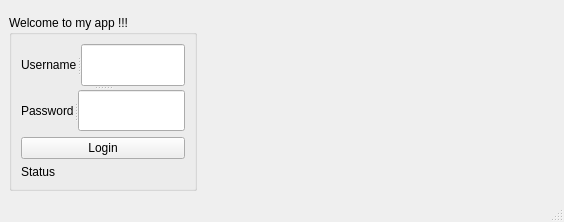
<?xml version="1.0" encoding="UTF-8"?>
<ui version="4.0">
 <class>login</class>
 <widget class="QMainWindow" name="login">
  <property name="geometry">
   <rect>
    <x>0</x>
    <y>0</y>
    <width>564</width>
    <height>222</height>
   </rect>
  </property>
  <property name="windowTitle">
   <string>login</string>
  </property>
  <widget class="QWidget" name="centralwidget">
   <layout class="QFormLayout" name="formLayout">
    <item row="0" column="0">
     <layout class="QVBoxLayout" name="verticalLayout"/>
    </item>
    <item row="0" column="1">
     <layout class="QGridLayout" name="gridLayout_2"/>
    </item>
    <item row="1" column="0">
     <widget class="QGroupBox" name="groupBox">
      <property name="title">
       <string>Welcome to my app !!!</string>
      </property>
      <layout class="QGridLayout" name="gridLayout">
       <item row="1" column="1">
        <widget class="QPushButton" name="pushButton_login">
         <property name="text">
          <string>Login</string>
         </property>
        </widget>
       </item>
       <item row="0" column="1">
        <widget class="QSplitter" name="splitter_3">
         <property name="orientation">
          <enum>Qt::Vertical</enum>
         </property>
         <widget class="QSplitter" name="splitter">
          <property name="orientation">
           <enum>Qt::Horizontal</enum>
          </property>
          <widget class="QLabel" name="label_username">
           <property name="text">
            <string>Username</string>
           </property>
          </widget>
          <widget class="QLineEdit" name="lineEdit_username"/>
         </widget>
         <widget class="QSplitter" name="splitter_2">
          <property name="orientation">
           <enum>Qt::Horizontal</enum>
          </property>
          <widget class="QLabel" name="label_password">
           <property name="text">
            <string>Password</string>
           </property>
          </widget>
          <widget class="QLineEdit" name="lineEdit_password">
           <property name="echoMode">
            <enum>QLineEdit::Password</enum>
           </property>
          </widget>
         </widget>
        </widget>
       </item>
       <item row="3" column="1">
        <widget class="QLabel" name="label_status_login_display">
         <property name="text">
          <string>Status</string>
         </property>
        </widget>
       </item>
      </layout>
     </widget>
    </item>
    <item row="1" column="1">
     <widget class="QLabel" name="label_icon_smarthome">
      <property name="text">
       <string/>
      </property>
     </widget>
    </item>
   </layout>
  </widget>
  <widget class="QMenuBar" name="menubar">
   <property name="geometry">
    <rect>
     <x>0</x>
     <y>0</y>
     <width>564</width>
     <height>22</height>
    </rect>
   </property>
  </widget>
  <widget class="QStatusBar" name="statusbar"/>
 </widget>
 <resources/>
 <connections/>
</ui>
